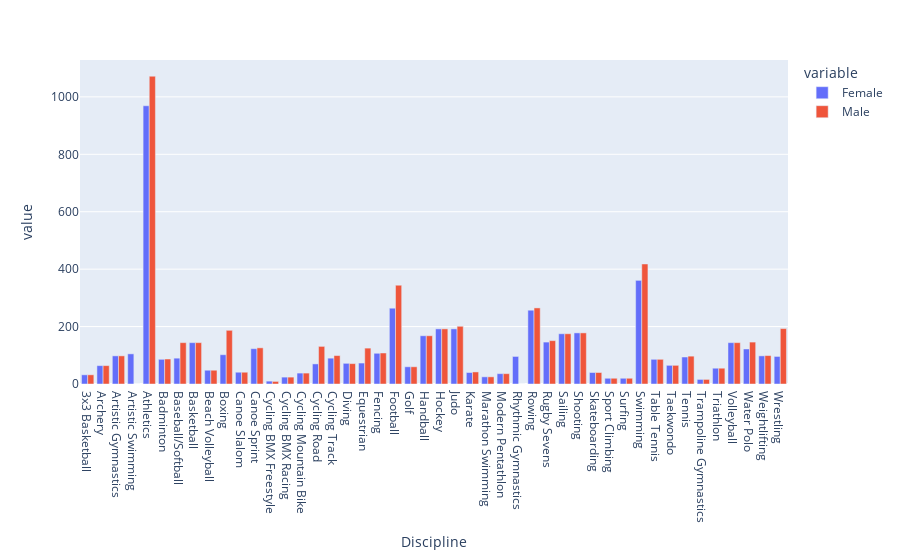

Notebook source saved alongside this figure:
### Code cell
px.bar(gender,x = 'Discipline', y =['Female','Male'], barmode="group")

### Figure 1 — Plotly figure (JSON) as saved in the notebook; plotly's stock layout.template omitted (floating-point values rounded to 4 significant figures)
{"data": [{"alignmentgroup": "True", "hovertemplate": "variable=Female<br>Discipline=%{x}<br>value=%{y}<extra></extra>", "legendgroup": "Female", "marker": {"color": "#636efa", "pattern": {"shape": ""}}, "name": "Female", "offsetgroup": "Female", "orientation": "v", "showlegend": true, "textposition": "auto", "type": "bar", "x": ["3x3 Basketball", "Archery", "Artistic Gymnastics", "Artistic Swimming", "Athletics", "Badminton", "Baseball/Softball", "Basketball", "Beach Volleyball", "Boxing", "Canoe Slalom", "Canoe Sprint", "Cycling BMX Freestyle", "Cycling BMX Racing", "Cycling Mountain Bike", "Cycling Road", "Cycling Track", "Diving", "Equestrian", "Fencing", "Football", "Golf", "Handball", "Hockey", "Judo", "Karate", "Marathon Swimming", "Modern Pentathlon", "Rhythmic Gymnastics", "Rowing", "Rugby Sevens", "Sailing", "Shooting", "Skateboarding", "Sport Climbing", "Surfing", "Swimming", "Table Tennis", "Taekwondo", "Tennis", "Trampoline Gymnastics", "Triathlon", "Volleyball", "Water Polo", "Weightlifting", "Wrestling"], "xaxis": "x", "y": [32, 64, 98, 105, 969, 86, 90, 144, 48, 102, 41, 123, 10, 24, 38, 70, 90, 72, 73, 107, 264, 60, 168, 192, 192, 40, 25, 36, 96, 257, 146, 175, 178, 40, 20, 20, 361, 86, 65, 94, 16, 55, 144, 122, 98, 96], "yaxis": "y"}, {"alignmentgroup": "True", "hovertemplate": "variable=Male<br>Discipline=%{x}<br>value=%{y}<extra></extra>", "legendgroup": "Male", "marker": {"color": "#EF553B", "pattern": {"shape": ""}}, "name": "Male", "offsetgroup": "Male", "orientation": "v", "showlegend": true, "textposition": "auto", "type": "bar", "x": ["3x3 Basketball", "Archery", "Artistic Gymnastics", "Artistic Swimming", "Athletics", "Badminton", "Baseball/Softball", "Basketball", "Beach Volleyball", "Boxing", "Canoe Slalom", "Canoe Sprint", "Cycling BMX Freestyle", "Cycling BMX Racing", "Cycling Mountain Bike", "Cycling Road", "Cycling Track", "Diving", "Equestrian", "Fencing", "Football", "Golf", "Handball", "Hockey", "Judo", "Karate", "Marathon Swimming", "Modern Pentathlon", "Rhythmic Gymnastics", "Rowing", "Rugby Sevens", "Sailing", "Shooting", "Skateboarding", "Sport Climbing", "Surfing", "Swimming", "Table Tennis", "Taekwondo", "Tennis", "Trampoline Gymnastics", "Triathlon", "Volleyball", "Water Polo", "Weightlifting", "Wrestling"], "xaxis": "x", "y": [32, 64, 98, 0, 1072, 87, 144, 144, 48, 187, 41, 126, 9, 24, 38, 131, 99, 71, 125, 108, 344, 60, 168, 192, 201, 42, 25, 36, 0, 265, 151, 175, 178, 40, 20, 20, 418, 86, 65, 97, 16, 55, 144, 146, 99, 193], "yaxis": "y"}], "layout": {"barmode": "group", "legend": {"title": {"text": "variable"}, "tracegroupgap": 0}, "margin": {"t": 60}, "xaxis": {"anchor": "y", "domain": [0, 1], "title": {"text": "Discipline"}}, "yaxis": {"anchor": "x", "domain": [0, 1], "title": {"text": "value"}}}}
